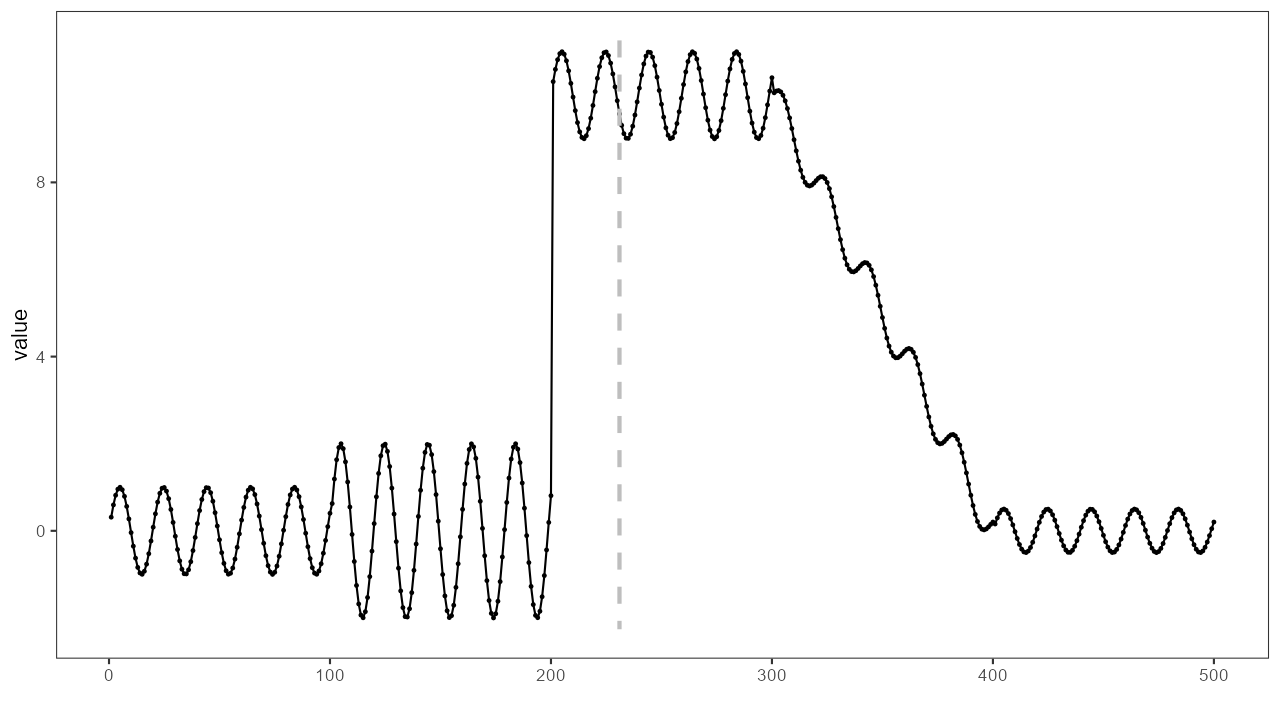

Generate this figure with R:
source("header.R")
library(daltoolbox)
library(harbinger)
library(heimdall)

data(examples_changepoints)
data <- examples_changepoints$complex
data$event <- NULL
data$prediction <- examples_changepoints$complex$serie > 4


model <- dfr_eddm()

detection <- c()
output <- list(obj=model, pred=FALSE)
for (i in 1:length(data$prediction)){
  output <- update_state(output$obj, data$prediction[i])
  if (output$pred){
    type <- 'changepoint'
    output$obj <- reset_state(output$obj)
  }else{
    type <- ''
  }
  detection <- rbind(detection, list(idx=i, event=output$pred, type=type))
}

detection <- as.data.frame(detection)

grf <- har_plot(model, data$serie, detection)
grf <- grf + ylab("value")
grf

save_png(grf, "backup/chap4_eddm.png", 1280, 720)
